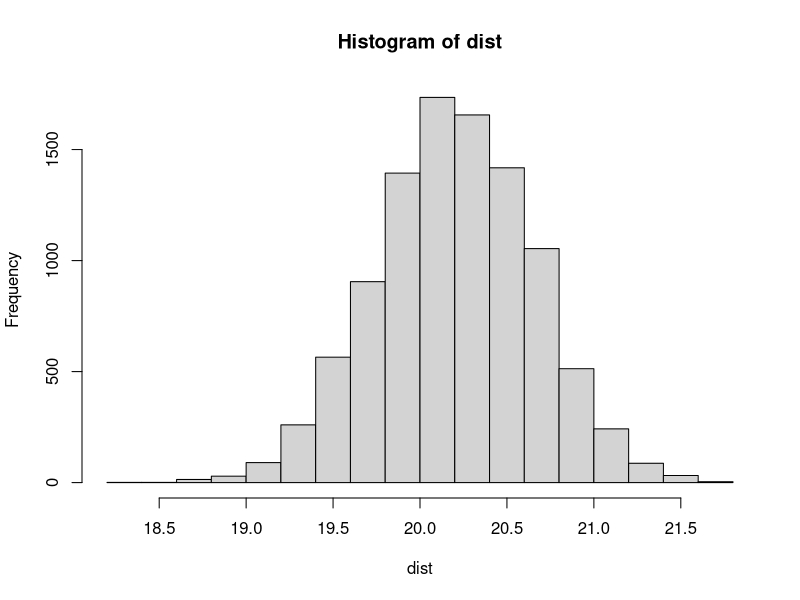

This chart was generated by the following R code:
goodNote <- c(20.8,18.7, 19.9,20.6,21.9,23.4, 22.8, 24.9, 22.2, 20.3, 24.9, 22.3, 27, 20.5, 22.2, 24, 21.2, 22.1, 22, 22.7)
badNote <- c(18,19.1,19.2, 18.8, 18.4, 19, 18.5, 16.1, 16.8, 14, 17, 13.6, 17.5, 20, 20.2, 18.8, 18, 23.2, 18.2, 19.4)

sombrero <- c(goodNote, badNote)

nrep = 10000
dist <-replicate(nrep,mean(sample(sombrero,20,replace=F)))
compare=replicate(nrep,mean(sample(sombrero,20,replace=F))>=mean(goodNote))

nyes = sum(compare)

p=sum(compare)/nrep


nyes
p
hist(dist)